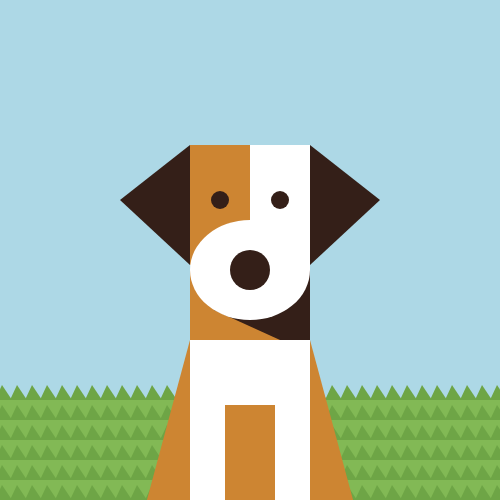
Frame 1 (no input)
Frame 60 (no input): identical to frame 1, image omitted
Frame 120 (the mouse pressed at the canvas centre since frame 60): identical to frame 1, image omitted

The p5.js sketch that drew this single still picture (run headless with seeded random() and noise() and a simulated clock; from frame 60 on, the mouse is pressed at the canvas centre):

// p5.js sketch
// ── sketch.js
function preload() {
  // put preload code here
}

let xMax = 500
let yMax = 500
let xCane = xMax/2
let yCane = yMax*0.4

function setup() {
  createCanvas(xMax, yMax);
}

function draw() {
  background(173, 216, 230);
  noStroke();

  push();
  //prato
  fill(130, 185, 85);
  rect(0, height * 0.8, width, height * 0.3);
  
  //erba
  fill(110, 165, 70);
  let y = yMax*0.8
  
  for (i=0; i<6; i++) {
    
    for (j = -5; j < width; j += 15) {
    // Disegna un ciuffo d'erba triangolare ogni 15 pixel
    triangle(j, y, j + 7, y - 15, j + 17, y);
    }
    
    y = y+20;
  }
  pop();
    
  push();

  //testa
  
    // testa dx
    fill(255, 255, 255);
    rectMode(CENTER);
    rect(xCane+30, yCane+10, 60, 130);
  
    // testa sx
    fill(205, 133, 50);
    rectMode(CENTER);
    rect(xCane-30, yCane+5, 60, 120);

  //occhio
  
    //occhio sx
    fill(52, 31, 24);
    rectMode(CENTER);
    circle(xCane-30, yCane, 18);
  
    //occhio dx
    fill(52, 31, 24);
    rectMode(CENTER);
    circle(xCane+30, yCane, 18);

  //orecchie
  
    //orecchio sx
    fill(52, 31, 24);
    triangle(xCane-60, yCane-55, xCane-60, yCane+65, xCane-130, yCane);
  
    //orecchio dx
    fill(52, 31, 24);
    triangle(xCane+60, yCane-55, xCane+60, yCane+65, xCane+130, yCane);

  //collo
  
    //collo chiaro
    fill(205, 133, 50)
    rectMode(CENTER);
    rect(xCane, yCane+105, 120, 70);
  
    //collo scuro
    fill(52, 31, 24)
    rectMode(CENTER);
    rect(xCane+45, yCane+105, 30, 70);
  
    fill(52, 31, 24);
    triangle(xCane+30, yCane+110, xCane+30, yCane+140, xCane-36, yCane+110);

  //muso
  
    fill(255, 255, 255)
    ellipse(xCane, yCane+70, 120, 100)
  
    fill(52, 31, 24)
    ellipse(xCane, yCane+70, 40, 40)

  //corpo

    fill(255, 255, 255)
    rectMode(CENTER);
    rect(xCane, yCane+240, 120, 200);

    fill(205, 133, 50)
    rectMode(CENTER);
    rect(xCane, yCane+255, 50, 100);

    fill(205, 133, 50);
    triangle(xCane+60, yCane+140, xCane+60, yCane+365, xCane+130, yCane+400);

    triangle(xCane-60, yCane+140, xCane-60, yCane+365, xCane-130, yCane+400);

  pop();

}
